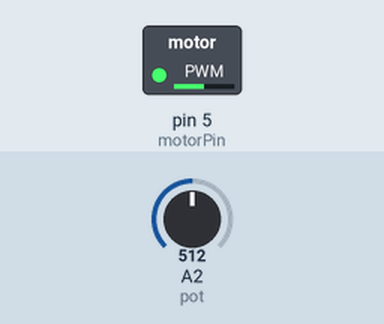
Bench run of a sketch on a simulated Arduino Uno, built with avr-gcc and run on an emulated ATmega328P. On the bench: switched loads named in the sketch (green lamp = pin HIGH). The inputs (shaded band) are chosen by the test bench; at power-on: A2 (pot) = 512.

Above: at 1.2 s.
1.3 s: A2 (pot) set to 716
At 1.9 s:
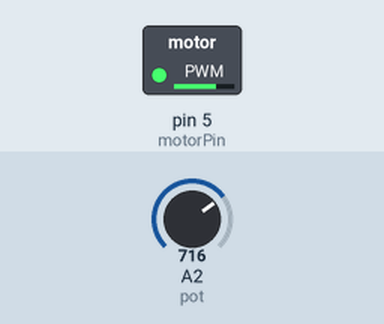
2.8 s: A2 (pot) set to 900
At 3.1 s:
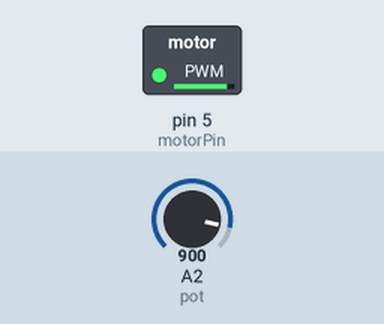
4.3 s: A2 (pot) set to 122
At 5.4 s:
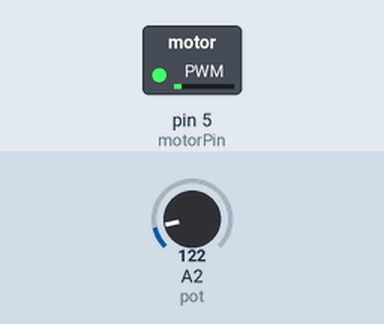
5.8 s: A2 (pot) set to 0
At 6.6 s:
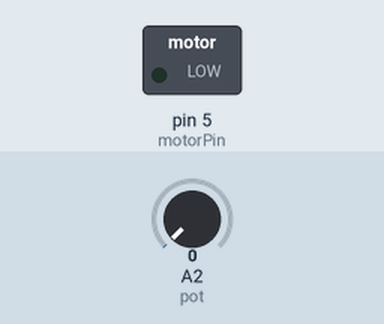
7.3 s: A2 (pot) set to 511
At 7.7 s:
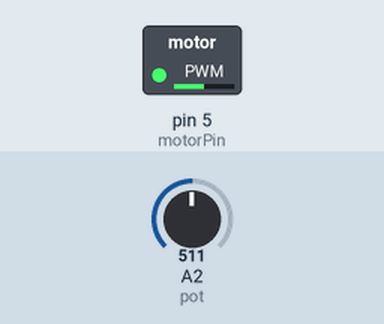
Timing chart, 0 to 9.8 s (numbered marks = the images above; inputs shaded):
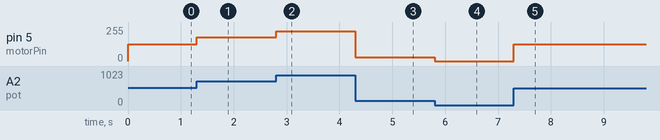

Measured:
- after the input at 1.3 s, pin 5 (motorPin): 127/255 → 178/255 at once
- after the input at 2.8 s, pin 5 (motorPin): 178/255 → 224/255 at once
- after the input at 4.3 s, pin 5 (motorPin): 224/255 → 30/255 at once
- after the input at 5.8 s, pin 5 (motorPin): 30/255 → 0/255 at once
- after the input at 7.3 s, pin 5 (motorPin): 0/255 → 127/255 at once

The sketch:

Ejemplo_Vel_motor.ino
```cpp
 // Declaracion de Variables
// Definicion de Pines
#define motorPin  5
#define pot       A2

// Variables
int valorPot  = 0;
int PWM       = 0;

void setup() {
  // Iniciacion de Puertos
  pinMode(motorPin, OUTPUT);
}

void loop() {
  // Lectura analogica del Potenciometro
  valorPot = analogRead(pot);

  // Tranformacion lectura a PWM
  PWM = map(valorPot, 0, 1023, 0, 255);

  // Salida del Puerto PWM
  analogWrite(motorPin, PWM);
}
```
